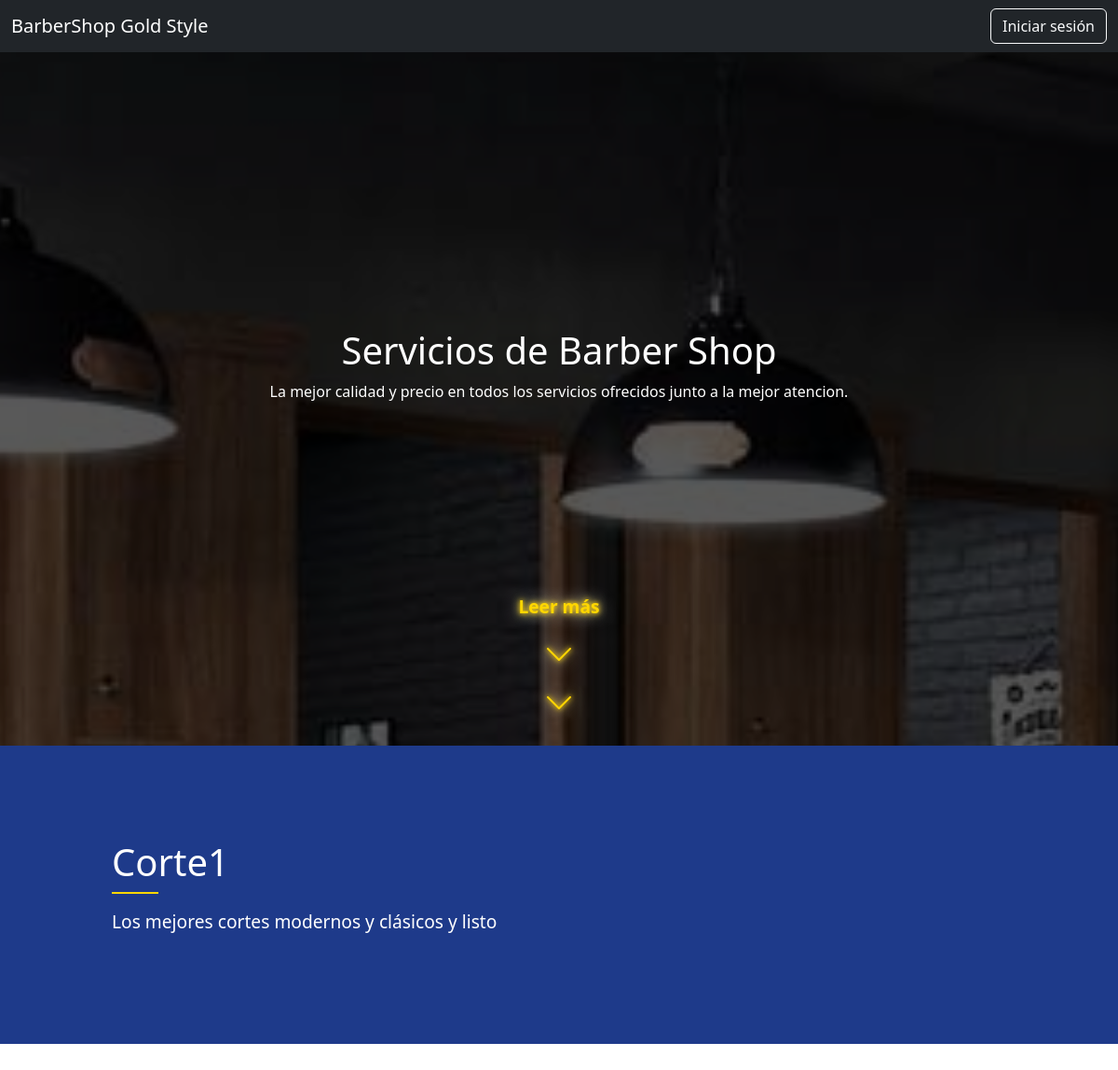
Page /php/servicios/corte_publico.php on the committed database.
### tables this page shows
CREATE TABLE `portada` (
  `id` int(11) NOT NULL,
  `titulo` varchar(255) NOT NULL,
  `descripcion` varchar(255) NOT NULL,
  `imagen` varchar(255) NOT NULL
);

CREATE TABLE `intro_servicios` (
  `id` int(11) NOT NULL,
  `servicio` varchar(50) NOT NULL,
  `titulo` varchar(255) NOT NULL,
  `descripcion` varchar(255) NOT NULL
);

### php/servicios/corte_publico.php (the view, shortened to what this page needs)
<?php
require_once '../conexion.php';
$servicio = 'corte';
try {
    $stmtIntro = $pdo->prepare("SELECT * FROM intro_servicios WHERE servicio = :servicio LIMIT 1");
    $stmtIntro->execute([':servicio' => $servicio]);
    $intro = $stmtIntro->fetch();
    $stmtPortada = $pdo->query("SELECT * FROM portada ORDER BY id ASC LIMIT 1 OFFSET 1");
    $portada = $stmtPortada->fetch();
} catch(PDOException $e) {
    echo "Error: " . htmlspecialchars($e->getMessage());
    exit;
}
?>
<!DOCTYPE html>
<html lang="es">
<head>
    <link href="https://cdn.jsdelivr.net/npm/bootstrap@5.3.3/dist/css/bootstrap.min.css" rel="stylesheet">
    <link href="https://cdn.jsdelivr.net/npm/bootstrap-icons@1.11.3/font/bootstrap-icons.css" rel="stylesheet">
    <link rel="stylesheet" href="/css/servicio.css">
</head>
<body>
    <nav class="navbar navbar-dark bg-dark fixed-top">
        <div class="container-fluid">
            <a class="navbar-brand" href="#">BarberShop Gold Style</a>
            <div class="boton-nav">
                <a href="/html/registro.html?mode=login" class="btn btn-outline-light">Iniciar sesión</a>
            </div>
        </div>
    </nav>
    <div class="cover" style="background-image: url('/php/uploads/<?php echo isset($portada['imagen']) ? htmlspecialchars($portada['imagen']) : 'https://via.placeholder.com/1920x1080'; ?>');">
        <div class="cover-overlay"></div>
        <div class="cover-content">
            <h1><?php echo isset($portada['titulo']) ? htmlspecialchars($portada['titulo']) : '¡Bienvenido a mi sitio!'; ?></h1>
            <p><?php echo isset($portada['descripcion']) ? htmlspecialchars($portada['descripcion']) : 'Descripción de la portada'; ?></p>
        </div>
        <div class="read-more">
            <span>Leer más</span>
            <div class="arrows">
                <i class="bi bi-chevron-down"></i>
                <i class="bi bi-chevron-down"></i>
            </div>
        </div>
    </div>
    <div class="intro-container">
        <div class="intro-text">
            <h2><?php echo htmlspecialchars($intro['titulo']); ?></h2>
            <p><?php echo htmlspecialchars($intro['descripcion']); ?></p>
        </div>
    </div>
</body>
</html>

### css/servicio.css (style rules this page uses)
:root { font-size: 16px; }
.cover { height: 100vh; width: 100vw; background-size: cover; background-position: center; background-attachment: fixed; display: flex; flex-direction: column; align-items: center; justify-content: center; color: white; text-align: center; position: relative; }
.cover-content { z-index: 1; opacity: 0; transform: translateY(3rem); animation: fadeInUp 1s ease-out forwards; position: relative; }
.cover-overlay { position: absolute; top: 0; left: 0; width: 100%; height: 100%; background: rgba(0, 0, 0, 0.65); z-index: 0; }
.read-more { position: absolute; bottom: 1.25rem; width: 100%; text-align: center; z-index: 1; color: #FFD700; font-size: 1.2rem; font-weight: bold; text-shadow: 0 0 0.3125rem #FFD700, 0 0 0.625rem #FFE066, 0 0 1.25rem #FFFFFF; opacity: 0; transform: translateY(3rem); animation: fadeInUp 1s ease-out 0.3s forwards; }
.arrows { display: flex; flex-direction: column; align-items: center; margin-top: 0.625rem; }
.arrows i { font-size: 2rem; color: #FFD700; text-shadow: 0 0 0.3125rem #FFD700, 0 0 0.625rem #FFE066, 0 0 1.25rem #FFFFFF; margin: 0.125rem 0; animation: flowDown 1.5s ease-in-out infinite; }
.arrows i:nth-child(2) { animation-delay: 0.3s; }
.intro-container { height: 40vh; background-color: #1E3A8A; color: white; display: flex; align-items: center; padding: 0 10%; position: relative; }
.intro-text { max-width: 50%; text-align: left; }
.intro-text h2 { font-size: 2.5rem; margin-bottom: 1rem; position: relative; }
.intro-text h2::after { content: ''; display: block; width: 50px; height: 2px; background-color: #FFD700; margin-top: 0.5rem; }
.intro-text p { font-size: 1.2rem; }

### rows in the picture
portada: imagen (picture), titulo "Servicios de Barber Shop", descripcion "La mejor calidad y precio en todos los servicios ofrecidos junto a la mejor atencion."
intro_servicios: titulo "Corte1", descripcion "Los mejores cortes modernos y clásicos y listo"
